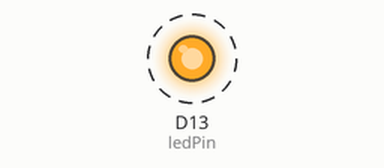
A program run on a simulated Arduino MKR. On the bench: output pins drawn as LEDs (lit = HIGH). Dashed ring = blinking. What the program prints to the serial monitor is not drawn.

Above: at 0.5 s.
Timing chart, 0 to 4.6 s (numbered marks = the images above):
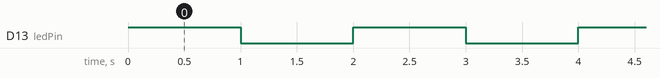

The program:

main.cpp
```cpp
/*
  Titre      : Blink
  Auteur     : Crepin Vardin Fouelefack
  Date       : 20/10/2023
  Description: Blink led
  Version    : 0.0.1
*/

#include <Arduino.h>

int ledPin = 13;  // Définir la broche 13 comme sortie pour la LED

void setup() {
  pinMode(ledPin, OUTPUT);  // Configuration de la broche de la LED en tant que sortie
  Serial.begin(9600);      // Initialisation de la communication série à 9600 bauds
}

void loop() {
  digitalWrite(ledPin, HIGH);  // Allumer la LED
  Serial.println("LED allumee");
  delay(1000);  // Attendre 1 seconde

  digitalWrite(ledPin, LOW);  // Éteindre la LED
  Serial.println("LED eteinte");
  delay(1000);  // Attendre 1 seconde
}
```

Measured:
- by itself, D13 (ledPin): alternates HIGH for 1.0 s and LOW for 1.0 s
